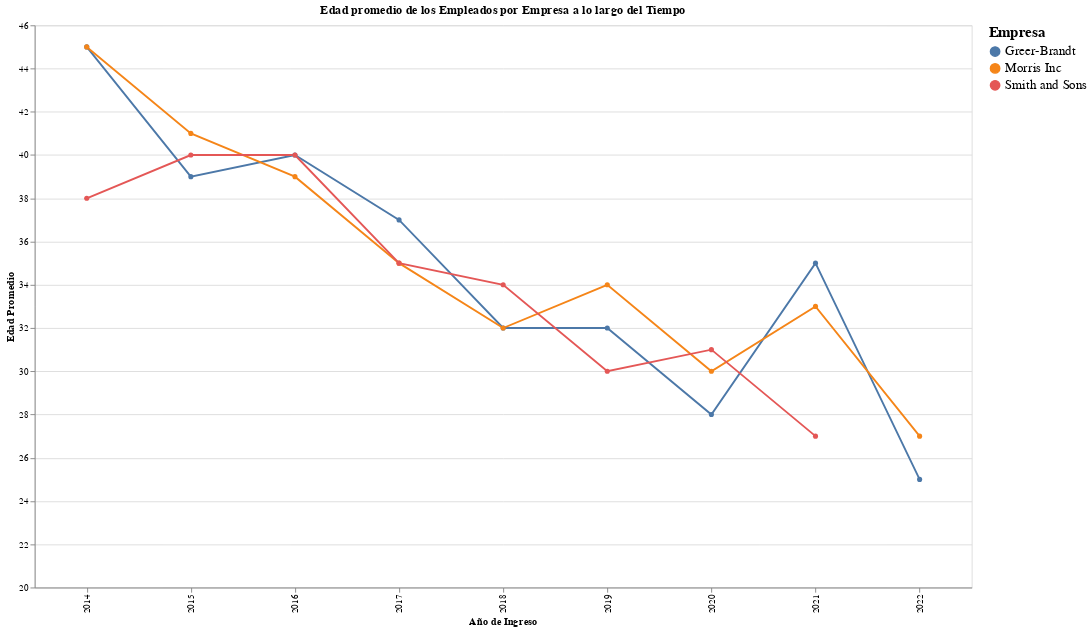

Notebook cell for this chart:
### Markdown cell above
**Historigrama de la media de edad**


---
Media de edad de los empleados por empresa a lo largo del tiempo

### Code cell
# @title
import altair as alt

# Create a line chart of the average age over time for each company
chart = alt.Chart(analisis_edad_df).mark_line(point=True).encode(
    x=alt.X('Año Ingreso:O', title='Año de Ingreso'),
    y=alt.Y('EdadPromedio:Q', title='Edad Promedio', scale=alt.Scale(domain=[20, 46])),
    color=alt.Color('Empresa:N', title='Empresa', legend=alt.Legend(titleFontSize=16, labelFontSize=14)),
).properties(
    width=1000,  # Adjust width as needed for a larger chart
    height=600,  # Adjust height as needed for a larger chart
    title='Edad promedio de los Empleados por Empresa a lo largo del Tiempo'
).configure_legend(
    labelFontSize=14,  # Increase label font size for better readability
    titleFontSize=16
)

chart

### Figure 1 — Vega-Lite specification as saved in the notebook (floating-point values rounded to 4 significant figures)
{"config": {"view": {"continuousWidth": 400, "continuousHeight": 300}, "legend": {"labelFontSize": 14, "titleFontSize": 16}}, "data": {"name": "data-9e02946a3af406b57410503b30df4d41"}, "mark": {"type": "line", "point": true}, "encoding": {"color": {"field": "Empresa", "legend": {"labelFontSize": 14, "titleFontSize": 16}, "title": "Empresa", "type": "nominal"}, "x": {"field": "Año Ingreso", "title": "Año de Ingreso", "type": "ordinal"}, "y": {"field": "EdadPromedio", "scale": {"domain": [20, 46]}, "title": "Edad Promedio", "type": "quantitative"}}, "height": 600, "title": "Edad promedio de los Empleados por Empresa a lo largo del Tiempo", "width": 1000, "$schema": "https://vega.github.io/schema/vega-lite/v4.17.0.json", "datasets": {"data-9e02946a3af406b57410503b30df4d41": [{"Año Ingreso": 2014, "Empresa": "Greer-Brandt", "EdadPromedio": 45}, {"Año Ingreso": 2014, "Empresa": "Morris Inc", "EdadPromedio": 45}, {"Año Ingreso": 2014, "Empresa": "Smith and Sons", "EdadPromedio": 38}, {"Año Ingreso": 2015, "Empresa": "Greer-Brandt", "EdadPromedio": 39}, {"Año Ingreso": 2015, "Empresa": "Morris Inc", "EdadPromedio": 41}, {"Año Ingreso": 2015, "Empresa": "Smith and Sons", "EdadPromedio": 40}, {"Año Ingreso": 2016, "Empresa": "Greer-Brandt", "EdadPromedio": 40}, {"Año Ingreso": 2016, "Empresa": "Morris Inc", "EdadPromedio": 39}, {"Año Ingreso": 2016, "Empresa": "Smith and Sons", "EdadPromedio": 40}, {"Año Ingreso": 2017, "Empresa": "Greer-Brandt", "EdadPromedio": 37}, {"Año Ingreso": 2017, "Empresa": "Morris Inc", "EdadPromedio": 35}, {"Año Ingreso": 2017, "Empresa": "Smith and Sons", "EdadPromedio": 35}, {"Año Ingreso": 2018, "Empresa": "Greer-Brandt", "EdadPromedio": 32}, {"Año Ingreso": 2018, "Empresa": "Morris Inc", "EdadPromedio": 32}, {"Año Ingreso": 2018, "Empresa": "Smith and Sons", "EdadPromedio": 34}, {"Año Ingreso": 2019, "Empresa": "Greer-Brandt", "EdadPromedio": 32}, {"Año Ingreso": 2019, "Empresa": "Morris Inc", "EdadPromedio": 34}, {"Año Ingreso": 2019, "Empresa": "Smith and Sons", "EdadPromedio": 30}, {"Año Ingreso": 2020, "Empresa": "Greer-Brandt", "EdadPromedio": 28}, {"Año Ingreso": 2020, "Empresa": "Morris Inc", "EdadPromedio": 30}, {"Año Ingreso": 2020, "Empresa": "Smith and Sons", "EdadPromedio": 31}, {"Año Ingreso": 2021, "Empresa": "Greer-Brandt", "EdadPromedio": 35}, {"Año Ingreso": 2021, "Empresa": "Morris Inc", "EdadPromedio": 33}, {"Año Ingreso": 2021, "Empresa": "Smith and Sons", "EdadPromedio": 27}, {"Año Ingreso": 2022, "Empresa": "Greer-Brandt", "EdadPromedio": 25}, {"Año Ingreso": 2022, "Empresa": "Morris Inc", "EdadPromedio": 27}]}}
